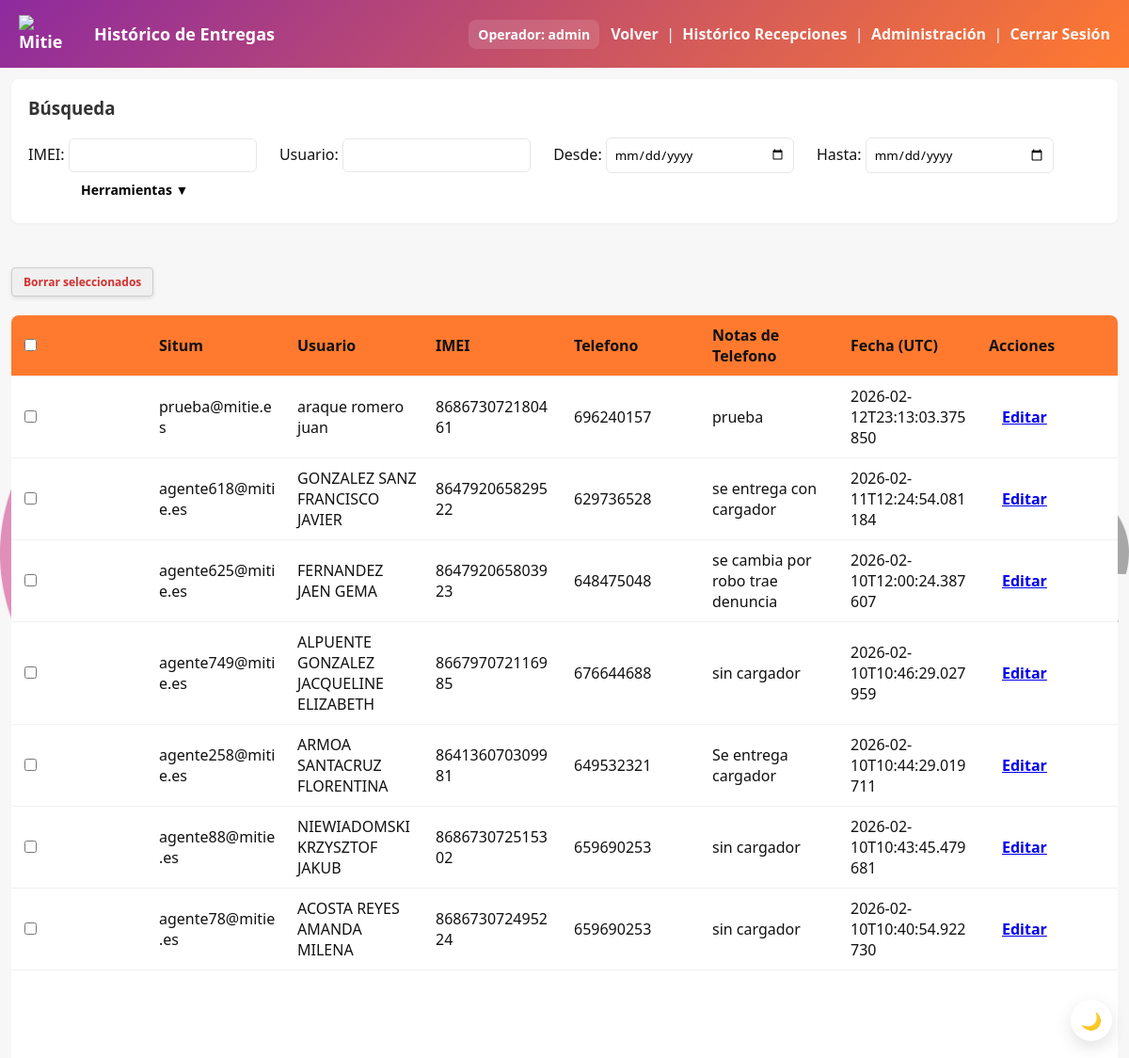
Page /history_entrega (signed in) on the committed database.
### tables this page shows
CREATE TABLE usuarios (
                id INTEGER PRIMARY KEY AUTOINCREMENT,
                username TEXT UNIQUE NOT NULL,
                password TEXT NOT NULL,
                rol TEXT NOT NULL,
                activo INTEGER DEFAULT 1,
                fecha_creacion TEXT
            , notas TEXT);

CREATE TABLE entregas (
                id INTEGER PRIMARY KEY AUTOINCREMENT,
                ams TEXT,
                usuario TEXT,
                situm TEXT,
                imei TEXT,
                telefono TEXT,
                notas_telefono TEXT,
                tipo TEXT,
                timestamp TEXT
            );

### app.py (the view)
@app.route('/history_entrega')
@require_permission('ver_historico')
def history_entrega():
    db = get_db()
    imei_search = request.args.get('imei', '').strip()
    usuario_search = request.args.get('usuario', '').strip()
    fecha_inicio = request.args.get('fecha_inicio', '').strip()
    fecha_fin = request.args.get('fecha_fin', '').strip()
    query = 'SELECT * FROM entregas WHERE LOWER(tipo) IN ("entrega", "entregas") AND 1=1'
    params = []
    if imei_search:
        query += ' AND imei LIKE ?'
        params.append(f'%{imei_search}%')
    if usuario_search:
        query += ' AND usuario LIKE ?'
        params.append(f'%{usuario_search}%')
    if fecha_inicio:
        query += ' AND timestamp >= ?'
        params.append(f'{fecha_inicio}T00:00:00')
    if fecha_fin:
        query += ' AND timestamp <= ?'
        params.append(f'{fecha_fin}T23:59:59')
    query += ' ORDER BY timestamp DESC'
    cur = db.execute(query, params)
    rows = cur.fetchall()
    return render_template('history_entrega.html', rows=rows, imei_search=imei_search, usuario_search=usuario_search, fecha_inicio=fecha_inicio, fecha_fin=fecha_fin)

### app.py (called while the page is built)
def get_db():
    db = getattr(g, '_database', None)
    if db is None:
        db = g._database = sqlite3.connect(DB_PATH)
        db.row_factory = sqlite3.Row
    return db

@login_manager.user_loader
def load_user(user_id):
    db = get_db()
    cursor = db.cursor()
    cursor.execute('SELECT id, username, rol FROM usuarios WHERE id = ? AND activo = 1', (user_id,))
    usuario = cursor.fetchone()
    if usuario:
        return User(usuario[0], usuario[1], usuario[2])
    return None

def require_permission(permiso):
    def decorator(f):
        @wraps(f)
        @login_required
        def decorated_function(*args, **kwargs):
            if not current_user.tiene_permiso(permiso):
                flash('No tienes permisos para realizar esta acción', 'error')
                return redirect(url_for('index'))
            return f(*args, **kwargs)
        return decorated_function
    return decorator

@app.teardown_appcontext
def close_connection(exception):
    db = getattr(g, '_database', None)
    if db is not None:
        db.close()

    def tiene_permiso(self, permiso):
        return permiso in ROLES_PERMISOS.get(self.rol, [])

### templates/history_entrega.html (shortened to what this page needs)
<!doctype html>
<html lang="es">
  <head>
    <link rel="stylesheet" href="/static/style.css">
  </head>
  <body>
    <header class="topbar">
      <h1><a href="/" style="display:inline-flex;align-items:center;text-decoration:none;color:inherit;"><img src="/static/mitie_logo.png" srcset="/static/mitie_logo@2x.png 2x" class="brand-logo" alt="Mitie" width="56" decoding="async"></a>Histórico de Entregas</h1>
        <div style="display:flex;align-items:center;gap:12px">
          {% if current_user.is_authenticated %}
            <a class="user-badge" href="/perfil">Operador: {{ current_user.username }}</a>
          {% endif %}
          <div>
        <a class="history-link" href="/">Volver</a>
        &nbsp;|&nbsp;
        <a class="history-link" href="/history_recepcion">Histórico Recepciones</a>
        {% if current_user.is_authenticated and current_user.tiene_permiso('administracion') %}
          &nbsp;|&nbsp;
          <a class="history-link" href="/administracion">Administración</a>
        {% endif %}
        &nbsp;|&nbsp;
        <a class="history-link" href="/logout">Cerrar Sesión</a>
      </div>
    </header>
    <main class="container history">
      <div class="search-box">
        <h3>Búsqueda</h3>
        <form method="get" action="/history_entrega" style="display:inline-block;">
          <label>IMEI: <input type="text" name="imei" value="{{ imei_search }}"></label>
          <label>Usuario: <input type="text" name="usuario" value="{{ usuario_search }}"></label>
          <label>Desde: <input type="date" name="fecha_inicio" value="{{ fecha_inicio }}"></label>
          <label>Hasta: <input type="date" name="fecha_fin" value="{{ fecha_fin }}"></label>
        </form>
        <div class="dropdown-menu">
          <button class="dropdown-toggle" onclick="toggleDropdown(event)">Herramientas ▼</button>
        </div>
      </div>
      <div style="margin-top:12px">
        <button id="delete-selected-btn" type="button" style="padding:6px 12px;background:#f0f0f0;border:1px solid #ccc;border-radius:4px;cursor:pointer;display:inline-block;box-shadow:0 2px 4px rgba(0,0,0,0.1);font-size:12px;color:#d32f2f;font-weight:bold">Borrar seleccionados</button>
      </div>
      <table>
        <thead>
          <tr>
            <th><input type="checkbox" id="select-all"></th>
            <th>Situm</th>
            <th>Usuario</th>
            <th>IMEI</th>
            <th>Telefono</th>
            <th>Notas de Telefono</th>
            <th>Fecha (UTC)</th>
            {% if current_user.is_authenticated and current_user.tiene_permiso('administracion') %}
            <th>Acciones</th>
            {% endif %}
          </tr>
        </thead>
        <tbody>
          {% for r in rows %}
          <tr>
            <td><input type="checkbox" class="row-select" value="{{ r['id'] }}"></td>
            <td>{{ r['situm'] }}</td>
            <td>{{ r['usuario'] }}</td>
            <td>{{ r['imei'] }}</td>
            <td>{{ r['telefono'] }}</td>
            <td>{{ r['notas_telefono'] }}</td>
            <td>{{ r['timestamp'] }}</td>
            {% if current_user.is_authenticated and current_user.tiene_permiso('administracion') %}
            <td><a href="/registro/{{ r['id'] }}/editar" class="btn small">Editar</a></td>
            {% endif %}
          </tr>
          {% else %}
          <tr><td colspan="8">No hay registros.</td></tr>
          {% endfor %}
        </tbody>
      </table>
    </main>
  </body>
</html>

### static/style.css (style rules this page uses)
:root { --brand-orange: #ff7a2f; --brand-magenta: #8e2a9e; --brand-gradient: linear-gradient(135deg,var(--brand-magenta),var(--brand-orange)); --brand-dark: #3b1f3f; --brand-text: #4b4b4b; --accent: var(--brand-orange); --muted: #f7f7f7; --text: #111; }
* { box-sizing:border-box;font-family:Segoe UI, Roboto, Arial, sans-serif }
body { margin:0;background:var(--muted);color:var(--text) }
.topbar { background:var(--brand-gradient);padding:16px 20px;display:flex;align-items:center;justify-content:space-between;color:#fff }
.topbar h1 { margin:0;font-size:18px;display:flex;align-items:center;gap:12px }
.brand-logo { width:56px;height:auto;display:inline-block;vertical-align:middle;margin-right:12px }
.history-link { color:rgba(255,255,255,0.95);text-decoration:none;font-weight:600 }
.container { display:flex;flex-direction:column;align-content:space-between;justify-content:center;align-items:flex-start;gap:20px;padding:24px;width:100%;margin:0;max-width:none;height:calc(100vh - 72px);box-sizing:border-box }
.search-box { background:#fff;padding:18px;border-radius:8px;margin-bottom:20px;box-shadow:0 1px 4px rgba(0,0,0,0.04) }
.search-box h3 { margin-top:0;color:#333 }
.search-box label { display:inline-block;margin-right:20px }
.search-box input { padding:8px;border:1px solid #e7e7e7;border-radius:6px;width:200px }
.search-box .dropdown-toggle { padding:8px 16px;background:transparent;border:none;color:#000;cursor:pointer;margin-left:20px }
.btn { padding:10px 14px;border-radius:8px;border:none;cursor:pointer;font-weight:600 }
table { width:100%;border-collapse:collapse;background:#fff;border-radius:8px;overflow:hidden }
th,td { padding:10px;text-align:left;border-bottom:1px solid #f1f1f1 }
thead th { background:var(--accent) }
.history { height:100vh;display:flex;flex-direction:column;margin:0;padding:12px;max-width:none }
.history .search-box { margin-bottom:15px;flex-shrink:0 }
.history table { flex:1;overflow-y:auto;display:block }
.history thead { display:table;width:100%;table-layout:fixed;background:var(--yellow) }
.history tbody { display:block;overflow-y:auto;height:calc(100vh - 250px) }
.history tr { display:table;width:100%;table-layout:fixed }
.history th, .history td { padding:10px;text-align:left;border-bottom:1px solid #f1f1f1;word-break:break-word }
.topbar { position: relative; z-index: 1200; }
main.container { position: relative; z-index: 2; }
.user-badge { margin-left:16px;padding:6px 10px;background:rgba(255,255,255,0.12);color:#fff;border-radius:8px;font-weight:700;font-size:14px;text-decoration:none;display:inline-block;cursor:pointer }
.dropdown-menu { position:relative;display:inline-block;margin-left:20px }
.dropdown-toggle { padding:8px 16px;background:transparent;border:none;border-radius:8px;cursor:pointer;color:#000;font-weight:600;font-size:14px;transition:background 0.2s ease }

### rows in the picture
usuarios: username "admin"
entregas: situm "prueba@mitie.es", usuario "araque romero juan", imei "868673072180461", telefono "696240157", notas_telefono "prueba", timestamp "2026-02-12T23:13:03.375850"
entregas: situm "agente618@mitie.es", usuario "GONZALEZ SANZ FRANCISCO JAVIER", imei "864792065829522", telefono "629736528", notas_telefono "se entrega con cargador", timestamp "2026-02-11T12:24:54.081184"
entregas: situm "agente625@mitie.es", usuario "FERNANDEZ JAEN GEMA", imei "864792065803923", telefono "648475048", notas_telefono "se cambia por robo trae denuncia", timestamp "2026-02-10T12:00:24.387607"
entregas: situm "agente749@mitie.es", usuario "ALPUENTE GONZALEZ JACQUELINE ELIZABETH", imei "866797072116985", telefono "676644688", notas_telefono "sin cargador", timestamp "2026-02-10T10:46:29.027959"
entregas: situm "agente258@mitie.es", usuario "ARMOA SANTACRUZ FLORENTINA", imei "864136070309981", telefono "649532321", notas_telefono "Se entrega cargador", timestamp "2026-02-10T10:44:29.019711"
entregas: situm "agente88@mitie.es", usuario "NIEWIADOMSKI KRZYSZTOF JAKUB", imei "868673072515302", telefono "659690253", notas_telefono "sin cargador", timestamp "2026-02-10T10:43:45.479681"
entregas: situm "agente78@mitie.es", usuario "ACOSTA REYES AMANDA MILENA", imei "868673072495224", telefono "659690253", notas_telefono "sin cargador", timestamp "2026-02-10T10:40:54.922730"
